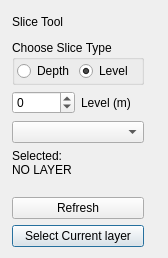
<?xml version="1.0" encoding="UTF-8"?>
<ui version="4.0">
 <class>GeoQGISDialogBase</class>
 <widget class="QDialog" name="GeoQGISDialogBase">
  <property name="geometry">
   <rect>
    <x>0</x>
    <y>0</y>
    <width>168</width>
    <height>258</height>
   </rect>
  </property>
  <property name="sizePolicy">
   <sizepolicy hsizetype="Preferred" vsizetype="Preferred">
    <horstretch>0</horstretch>
    <verstretch>0</verstretch>
   </sizepolicy>
  </property>
  <property name="minimumSize">
   <size>
    <width>0</width>
    <height>0</height>
   </size>
  </property>
  <property name="maximumSize">
   <size>
    <width>1666667</width>
    <height>1666667</height>
   </size>
  </property>
  <property name="windowTitle">
   <string>GeoQGIS</string>
  </property>
  <layout class="QGridLayout" name="gridLayout_2">
   <property name="leftMargin">
    <number>0</number>
   </property>
   <property name="topMargin">
    <number>0</number>
   </property>
   <property name="bottomMargin">
    <number>0</number>
   </property>
   <property name="spacing">
    <number>0</number>
   </property>
   <item row="0" column="0">
    <widget class="QWidget" name="gridWidget" native="true">
     <property name="sizePolicy">
      <sizepolicy hsizetype="Fixed" vsizetype="Minimum">
       <horstretch>0</horstretch>
       <verstretch>0</verstretch>
      </sizepolicy>
     </property>
     <property name="minimumSize">
      <size>
       <width>150</width>
       <height>255</height>
      </size>
     </property>
     <property name="maximumSize">
      <size>
       <width>150</width>
       <height>254</height>
      </size>
     </property>
     <layout class="QGridLayout" name="gridLayout">
      <property name="verticalSpacing">
       <number>6</number>
      </property>
      <item row="0" column="0">
       <layout class="QHBoxLayout" name="horizontalLayout">
        <item>
         <layout class="QVBoxLayout" name="verticalLayout_3">
          <item>
           <layout class="QHBoxLayout" name="horizontalLayout_3">
            <item>
             <widget class="QLabel" name="label">
              <property name="text">
               <string>Slice Tool</string>
              </property>
             </widget>
            </item>
           </layout>
          </item>
          <item>
           <widget class="QGroupBox" name="groupBox">
            <property name="sizePolicy">
             <sizepolicy hsizetype="Preferred" vsizetype="Fixed">
              <horstretch>0</horstretch>
              <verstretch>0</verstretch>
             </sizepolicy>
            </property>
            <property name="minimumSize">
             <size>
              <width>0</width>
              <height>45</height>
             </size>
            </property>
            <property name="maximumSize">
             <size>
              <width>16777215</width>
              <height>45</height>
             </size>
            </property>
            <property name="baseSize">
             <size>
              <width>0</width>
              <height>40</height>
             </size>
            </property>
            <property name="title">
             <string>Choose Slice Type</string>
            </property>
            <layout class="QHBoxLayout" name="horizontalLayout_6">
             <property name="spacing">
              <number>2</number>
             </property>
             <property name="leftMargin">
              <number>2</number>
             </property>
             <property name="topMargin">
              <number>2</number>
             </property>
             <property name="rightMargin">
              <number>2</number>
             </property>
             <property name="bottomMargin">
              <number>2</number>
             </property>
             <item>
              <widget class="QRadioButton" name="dhmButton">
               <property name="text">
                <string>Depth</string>
               </property>
               <property name="checked">
                <bool>false</bool>
               </property>
              </widget>
             </item>
             <item>
              <widget class="QRadioButton" name="levelButton">
               <property name="text">
                <string>Level</string>
               </property>
               <property name="checkable">
                <bool>true</bool>
               </property>
               <property name="checked">
                <bool>true</bool>
               </property>
              </widget>
             </item>
            </layout>
           </widget>
          </item>
          <item>
           <layout class="QHBoxLayout" name="horizontalLayout_5">
            <item>
             <layout class="QHBoxLayout" name="horizontalLayout_2">
              <item>
               <widget class="QSpinBox" name="depthNumber">
                <property name="minimum">
                 <number>-200</number>
                </property>
                <property name="maximum">
                 <number>200</number>
                </property>
               </widget>
              </item>
              <item>
               <widget class="QLabel" name="depth_text">
                <property name="text">
                 <string>Level (m)</string>
                </property>
               </widget>
              </item>
             </layout>
            </item>
           </layout>
          </item>
         </layout>
        </item>
       </layout>
      </item>
      <item row="4" column="0">
       <widget class="QPushButton" name="selectLayerButton">
        <property name="sizePolicy">
         <sizepolicy hsizetype="Minimum" vsizetype="Fixed">
          <horstretch>0</horstretch>
          <verstretch>0</verstretch>
         </sizepolicy>
        </property>
        <property name="text">
         <string>Select Current layer</string>
        </property>
       </widget>
      </item>
      <item row="3" column="0">
       <widget class="QPushButton" name="Refresh">
        <property name="maximumSize">
         <size>
          <width>150</width>
          <height>16777215</height>
         </size>
        </property>
        <property name="baseSize">
         <size>
          <width>0</width>
          <height>0</height>
         </size>
        </property>
        <property name="text">
         <string>Refresh</string>
        </property>
       </widget>
      </item>
      <item row="2" column="0">
       <layout class="QVBoxLayout" name="verticalLayout">
        <property name="spacing">
         <number>0</number>
        </property>
        <property name="sizeConstraint">
         <enum>QLayout::SetNoConstraint</enum>
        </property>
        <item>
         <widget class="QLabel" name="layerExplaination">
          <property name="sizePolicy">
           <sizepolicy hsizetype="Fixed" vsizetype="Fixed">
            <horstretch>0</horstretch>
            <verstretch>0</verstretch>
           </sizepolicy>
          </property>
          <property name="text">
           <string>Selected:</string>
          </property>
          <property name="alignment">
           <set>Qt::AlignRight|Qt::AlignTrailing|Qt::AlignVCenter</set>
          </property>
         </widget>
        </item>
        <item>
         <widget class="QLabel" name="selectedLayerLabel">
          <property name="sizePolicy">
           <sizepolicy hsizetype="Maximum" vsizetype="Fixed">
            <horstretch>0</horstretch>
            <verstretch>0</verstretch>
           </sizepolicy>
          </property>
          <property name="minimumSize">
           <size>
            <width>0</width>
            <height>20</height>
           </size>
          </property>
          <property name="maximumSize">
           <size>
            <width>146</width>
            <height>16777215</height>
           </size>
          </property>
          <property name="text">
           <string>NO LAYER</string>
          </property>
          <property name="alignment">
           <set>Qt::AlignLeading|Qt::AlignLeft|Qt::AlignTop</set>
          </property>
          <property name="wordWrap">
           <bool>true</bool>
          </property>
         </widget>
        </item>
       </layout>
      </item>
      <item row="1" column="0">
       <widget class="QComboBox" name="ModelComboBox">
        <property name="maximumSize">
         <size>
          <width>150</width>
          <height>16777215</height>
         </size>
        </property>
        <property name="baseSize">
         <size>
          <width>0</width>
          <height>0</height>
         </size>
        </property>
       </widget>
      </item>
     </layout>
    </widget>
   </item>
  </layout>
 </widget>
 <resources/>
 <connections/>
</ui>
